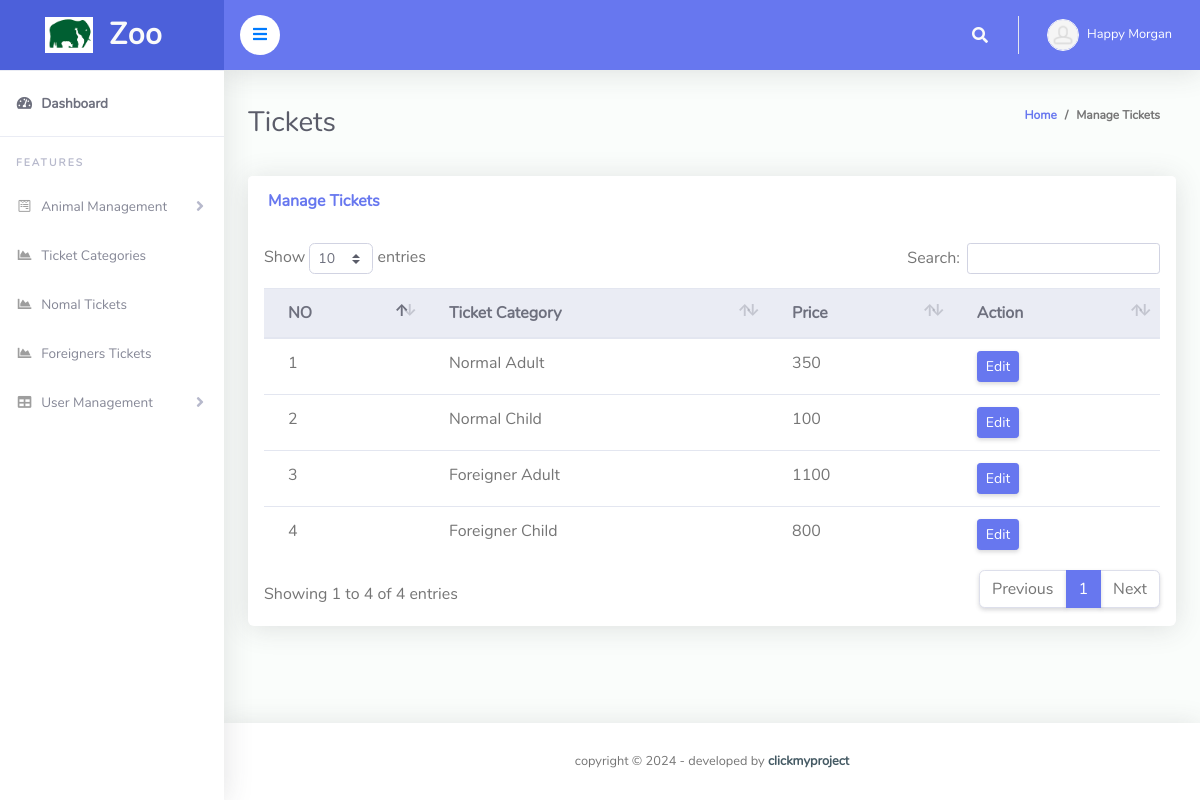
Screenshot of /admin/manage_ticket.php (signed in) with the database file from the repository.
### tables this page shows
CREATE TABLE `tbltickettype` (
  `ID` int(10) NOT NULL,
  `TicketType` varchar(200) DEFAULT NULL,
  `Price` varchar(50) DEFAULT NULL,
  `CreationDate` timestamp NULL DEFAULT current_timestamp()
);

### admin/manage_ticket.php (the view, shortened to what this page needs)
<?php
include('includes/checklogin.php');
?>
<!DOCTYPE html>
<html lang="en">
<head>
  <link href="vendor/fontawesome-free/css/all.min.css" rel="stylesheet" type="text/css">
  <link href="vendor/bootstrap/css/bootstrap.min.css" rel="stylesheet" type="text/css">
  <link href="css/ruang-admin.min.css" rel="stylesheet">
  <link href="vendor/datatables/dataTables.bootstrap4.min.css" rel="stylesheet">
</head>
<body id="page-top">
  <div id="wrapper">
    <?php include('includes/sidebar.php');?>
    <div id="content-wrapper" class="d-flex flex-column">
      <div id="content">
        <?php include('includes/header.php');?>
        <div class="container-fluid" id="container-wrapper">
          <div class="d-sm-flex align-items-center justify-content-between mb-4">
            <h1 class="h3 mb-0 text-gray-800">Tickets</h1>
            <ol class="breadcrumb">
              <li class="breadcrumb-item"><a href="dashboard.php">Home</a></li>
              <li class="breadcrumb-item active" aria-current="page">Manage Tickets</li>
            </ol>
          </div>
          <div class="row">
            <div class="col-lg-12">
              <div class="card mb-4">
                <div class="card-header py-3 d-flex flex-row align-items-center justify-content-between">
                  <h6 class="m-0 font-weight-bold text-primary">Manage Tickets</h6>
                </div>
                      <?php @include("edit_ticket.php");?>
                <div class="table-responsive p-3">
                  <table class="table align-items-center table-flush table-hover" id="dataTableHover">
                    <thead class="thead-light">
                      <tr>
                        <th>NO</th>
                        <th>Ticket Category</th>
                        <th>Price</th>
                        <th>Action</th>
                      </tr>
                    </thead>
                    <tbody>
                     <?php
                     $sql = "SELECT * from tbltickettype";
                     $query = $dbh -> prepare($sql);
                     $query->execute();
                     $results=$query->fetchAll(PDO::FETCH_OBJ);
                     $cnt=1;
                     if($query->rowCount() > 0)
                     {
                      foreach($results as $result)
                        {       ?>
                          <tr>
                            <td><?php echo $cnt;?></td>
                            <td><?php echo htmlentities($result->TicketType);?></td>
                            <td><?php echo htmlentities($result->Price);?></td>
                            <td><a href="#"  class=" edit_data4" id="<?php echo  ($result->ID); ?>" title="click to edit"><button type="button" class="btn btn-sm btn-primary">Edit</button></a></td>
                          </tr>
                          <?php $cnt=$cnt+1;
                        }
                      }?>
                    </tbody>
                  </table>
                </div>
              </div>
            </div>
          </div>
        </div>
      </div>
      <?php include('includes/footer.php');?>
    </div>
  </div>
</body>
</html>

### admin/includes/header.php (shortened to what this page needs)
 <nav class="navbar navbar-expand navbar-light bg-navbar topbar mb-4 static-top">
  <button id="sidebarToggleTop" class="btn btn-link rounded-circle mr-3" style="background-color: #ffffff;">
    <i style="color: #007bff;" class="fa fa-bars"></i>
  </button>
  <ul class="navbar-nav ml-auto">
    <li class="nav-item dropdown no-arrow">
      <a class="nav-link dropdown-toggle" href="#" id="searchDropdown" role="button" data-toggle="dropdown" aria-haspopup="true" aria-expanded="false">
        <i class="fas fa-search fa-fw"></i>
      </a>
    </li>
    <li class="nav-item dropdown no-arrow">
      <?php
      $aid=$_SESSION['odmsaid'];
      $sql="SELECT * from  tbladmin where ID=:aid";
      $query = $dbh -> prepare($sql);
      $query->bindParam(':aid',$aid,PDO::PARAM_STR);
      $query->execute();
      $results=$query->fetchAll(PDO::FETCH_OBJ);
      if($query->rowCount() > 0)
      {
        foreach($results as $row)
        {
          ?>
          <a class="nav-link dropdown-toggle" href="#" id="userDropdown" role="button" data-toggle="dropdown" aria-haspopup="true" aria-expanded="false">
           <?php
           if($row->Photo=="avatar15.jpg")
           {
            ?>
            <img class="img-profile rounded-circle"src="profileimages/avatar15.jpg" style="max-width: 60px">
            <?php
          } else {
            ?>
            <img class="img-profile rounded-circle" src="profileimages/<?php  echo $row->Photo;?>" style="max-width: 60px">
            <?php
          } ?>
          <span class="ml-2 d-none d-lg-inline text-white small"><?php  echo $row->FirstName;?> <?php  echo $row->LastName;?></span>
        </a>
        <?php
      }
    } ?>
  </li>
</ul>
</nav>

### rows the page displays
tbltickettype: TicketType "Normal Adult", Price "350"
tbltickettype: TicketType "Normal Child", Price "100"
tbltickettype: TicketType "Foreigner Adult", Price "1100"
tbltickettype: TicketType "Foreigner Child", Price "800"

### other values shown
$row->FirstName "Happy"
$row->LastName "Morgan"
